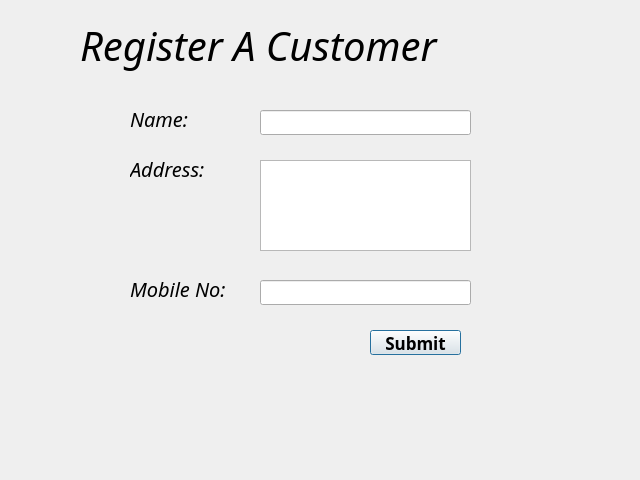
<?xml version="1.0" encoding="UTF-8"?>
<ui version="4.0">
 <class>Dialog</class>
 <widget class="QDialog" name="Dialog">
  <property name="geometry">
   <rect>
    <x>0</x>
    <y>0</y>
    <width>640</width>
    <height>480</height>
   </rect>
  </property>
  <property name="windowTitle">
   <string>Dialog</string>
  </property>
  <widget class="QLabel" name="label">
   <property name="geometry">
    <rect>
     <x>80</x>
     <y>20</y>
     <width>501</width>
     <height>51</height>
    </rect>
   </property>
   <property name="font">
    <font>
     <family>Ubuntu Mono</family>
     <pointsize>30</pointsize>
     <italic>true</italic>
    </font>
   </property>
   <property name="text">
    <string>Register A Customer</string>
   </property>
  </widget>
  <widget class="QLabel" name="label_2">
   <property name="geometry">
    <rect>
     <x>130</x>
     <y>110</y>
     <width>67</width>
     <height>17</height>
    </rect>
   </property>
   <property name="font">
    <font>
     <family>Ubuntu Mono</family>
     <pointsize>15</pointsize>
     <italic>true</italic>
    </font>
   </property>
   <property name="text">
    <string>Name:</string>
   </property>
  </widget>
  <widget class="QLabel" name="label_3">
   <property name="geometry">
    <rect>
     <x>130</x>
     <y>160</y>
     <width>121</width>
     <height>17</height>
    </rect>
   </property>
   <property name="font">
    <font>
     <family>Ubuntu Mono</family>
     <pointsize>15</pointsize>
     <italic>true</italic>
    </font>
   </property>
   <property name="text">
    <string>Address:</string>
   </property>
  </widget>
  <widget class="QLabel" name="label_4">
   <property name="geometry">
    <rect>
     <x>130</x>
     <y>280</y>
     <width>141</width>
     <height>17</height>
    </rect>
   </property>
   <property name="font">
    <font>
     <family>Ubuntu Mono</family>
     <pointsize>15</pointsize>
     <italic>true</italic>
    </font>
   </property>
   <property name="text">
    <string>Mobile No:</string>
   </property>
  </widget>
  <widget class="QLineEdit" name="lineEdit">
   <property name="geometry">
    <rect>
     <x>260</x>
     <y>110</y>
     <width>211</width>
     <height>25</height>
    </rect>
   </property>
  </widget>
  <widget class="QLineEdit" name="lineEdit_3">
   <property name="geometry">
    <rect>
     <x>260</x>
     <y>280</y>
     <width>211</width>
     <height>25</height>
    </rect>
   </property>
  </widget>
  <widget class="QPushButton" name="pushButton">
   <property name="geometry">
    <rect>
     <x>370</x>
     <y>330</y>
     <width>91</width>
     <height>25</height>
    </rect>
   </property>
   <property name="font">
    <font>
     <family>Ubuntu Mono</family>
     <pointsize>13</pointsize>
     <weight>75</weight>
     <italic>false</italic>
     <bold>true</bold>
    </font>
   </property>
   <property name="text">
    <string>Submit</string>
   </property>
  </widget>
  <widget class="QTextEdit" name="textEdit">
   <property name="geometry">
    <rect>
     <x>260</x>
     <y>160</y>
     <width>211</width>
     <height>91</height>
    </rect>
   </property>
  </widget>
 </widget>
 <resources/>
 <connections/>
</ui>
